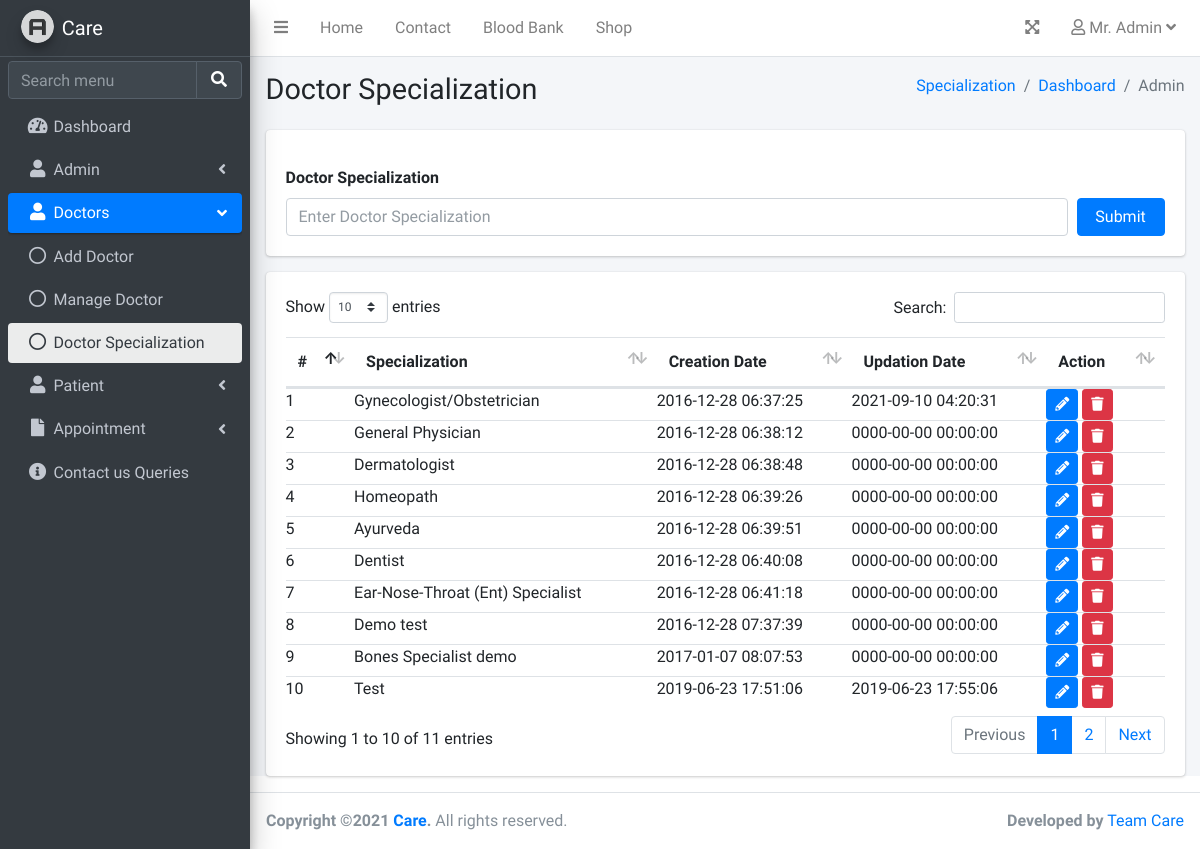
Screenshot of /doctor-specialization.php (signed in) with the database file from the repository.
### tables this page shows
CREATE TABLE IF NOT EXISTS `specialization` (
  `id` int(11) NOT NULL AUTO_INCREMENT,
  `name` varchar(255) DEFAULT NULL,
  `created_at` timestamp NULL DEFAULT CURRENT_TIMESTAMP,
  `updated_at` timestamp NULL DEFAULT CURRENT_TIMESTAMP ON UPDATE CURRENT_TIMESTAMP,
  PRIMARY KEY (`id`)
);

### doctor-specialization.php (the view, shortened to what this page needs)
<?php
$con = connection();
?>
<!DOCTYPE html>
<html lang="en">
<head>
    <link rel="stylesheet" href="plugins/fontawesome-free/css/all.min.css">
    <link rel="stylesheet" href="plugins/datatables-bs4/css/dataTables.bootstrap4.min.css">
    <link rel="stylesheet" href="plugins/datatables-responsive/css/responsive.bootstrap4.min.css">
    <link rel="stylesheet" href="plugins/datatables-buttons/css/buttons.bootstrap4.min.css">
    <link rel="stylesheet" href="dist/css/adminlte.min.css">
</head>
<body class="hold-transition sidebar-mini layout-fixed">
<div class="wrapper">
    <?php include('include/nav.php'); ?>
    <?php include('include/menu.php'); ?>
    <div class="content-wrapper">
        <div class="content-header">
            <div class="container-fluid">
                <div class="row mb-2">
                    <div class="col-sm-6">
                        <h1 class="m-0">Doctor Specialization</h1>
                    </div>
                    <div class="col-sm-6">
                        <ol class="breadcrumb float-sm-right">
                            <li class="breadcrumb-item"><a href="manage-doctor.php">Specialization</a></li>
                            <li class="breadcrumb-item"><a href="dashboard.php">Dashboard</a></li>
                            <li class="breadcrumb-item active"><?php echo ucfirst($_SESSION['user_details']['role']); ?></li>
                        </ol>
                    </div>
                </div>
            </div>
        </div>
        <section class="content">
            <div class="container-fluid">
                <div class="card">
                    <div class="card-body">
                        <?php if(isset($_GET['action']) && $_GET['action']='edit'){ ?>
                            <?php
                                $get=mysqli_query($con,"select * from specialization where id='".$_GET['id']."'");
                                $sql_data = mysqli_fetch_array($get);
                            ?>
                            <form role="form" method="post" >
                                <div class="form-group">
                                    <label for="exampleInputEmail1">Doctor Specialization</label><br/>
                                    <input type="text" name="name" class="form-control" value="<?php echo $sql_data['name']; ?>" placeholder="Enter Doctor Specialization" style="width: 89%; float: left;">
                                    <button type="submit" name="update" class="btn btn-o btn-primary" style="width: 10%; float: right;">Update</button>
                                </div>
                            </form>
                        <?php }else{ ?>
                            <form role="form" method="post" >
                                <div class="form-group">
                                    <label for="exampleInputEmail1">Doctor Specialization</label><br/>
                                    <input type="text" name="name" class="form-control"  placeholder="Enter Doctor Specialization" style="width: 89%; float: left;">
                                    <button type="submit" name="create" class="btn btn-o btn-primary" style="width: 10%; float: right;">Submit</button>
                                </div>
                            </form>
                        <?php } ?>
                    </div>
                </div>
                <div class="card">
                    <div class="card-body">
                        <table class="table table-hover" id="datatable">
                            <thead>
                            <tr>
                                <th class="center">#</th>
                                <th>Specialization</th>
                                <th class="hidden-xs">Creation Date</th>
                                <th>Updation Date</th>
                                <th>Action</th>
                            </tr>
                            </thead>
                            <tbody>
                            <?php
                            $sql=mysqli_query($con,"select * from specialization");
                            $cnt=1;
                            while($row=mysqli_fetch_array($sql))
                            {
                                ?>
                                <tr>
                                    <td class="center m-0 p-0"><?php echo $cnt;?></td>
                                    <td class="hidden-xs m-0 p-0"><?php echo $row['name'];?></td>
                                    <td class="m-0 p-0"><?php echo $row['created_at'];?></td>
                                    <td class="m-0 p-0"><?php echo $row['updated_at'];?></td>
                                    <td class="m-0 p-0">
                                        <a href="doctor-specialization.php?id=<?php echo $row['id']?>&action=edit" onClick="return confirm('Are you sure you want to edit?')" class="btn btn-primary btn-sm"><i class="fa fa-pencil-alt"></i></a>
                                        <a href="doctor-specialization.php?id=<?php echo $row['id']?>&action=delete" onClick="return confirm('Are you sure you want to delete?')" class="btn btn-danger btn-sm"><i class="fa fa-trash"></i></a>
                                    </td>
                                </tr>
                                <?php
                                $cnt=$cnt+1;
                            }?>
                            </tbody>
                        </table>
                    </div>
                </div>
            </div>
        </section>
    </div>
    <?php include('include/footer.php'); ?>
</div>
</body>
</html>

### rows the page displays
specialization: name "Gynecologist/Obstetrician", created_at "2016-12-28 06:37:25", updated_at "2021-09-10 04:20:31"
specialization: name "General Physician", created_at "2016-12-28 06:38:12", updated_at "0000-00-00 00:00:00"
specialization: name "Dermatologist", created_at "2016-12-28 06:38:48", updated_at "0000-00-00 00:00:00"
specialization: name "Homeopath", created_at "2016-12-28 06:39:26", updated_at "0000-00-00 00:00:00"
specialization: name "Ayurveda", created_at "2016-12-28 06:39:51", updated_at "0000-00-00 00:00:00"
specialization: name "Dentist", created_at "2016-12-28 06:40:08", updated_at "0000-00-00 00:00:00"
specialization: name "Ear-Nose-Throat (Ent) Specialist", created_at "2016-12-28 06:41:18", updated_at "0000-00-00 00:00:00"
specialization: name "Demo test", created_at "2016-12-28 07:37:39", updated_at "0000-00-00 00:00:00"
specialization: name "Bones Specialist demo", created_at "2017-01-07 08:07:53", updated_at "0000-00-00 00:00:00"
specialization: name "Test", created_at "2019-06-23 17:51:06", updated_at "2019-06-23 17:55:06"

### other values shown
$_SESSION['user_details']['fullName'] "Mr. Admin"
app('short_name') "Care"
$_SESSION['user_details']['role'] "Admin"
app('name') "Care"
app('developer') "Team Care"
